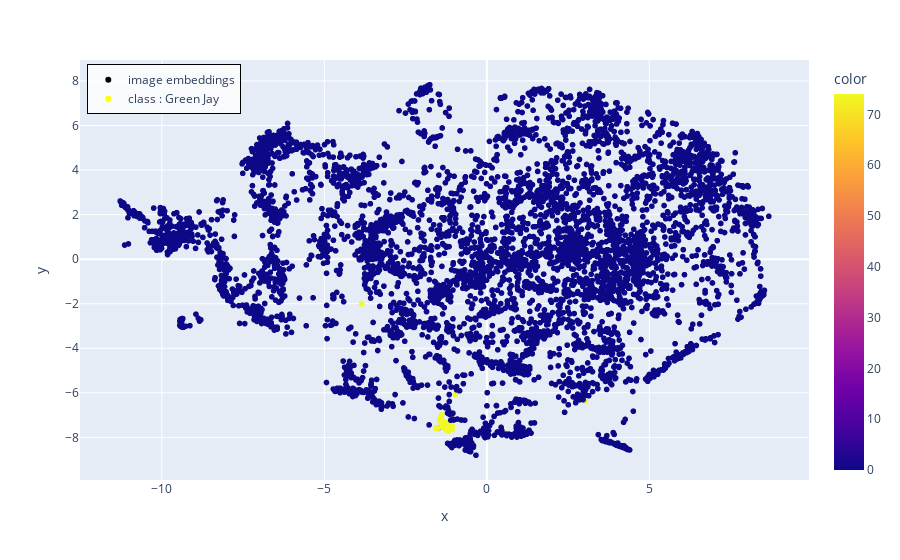
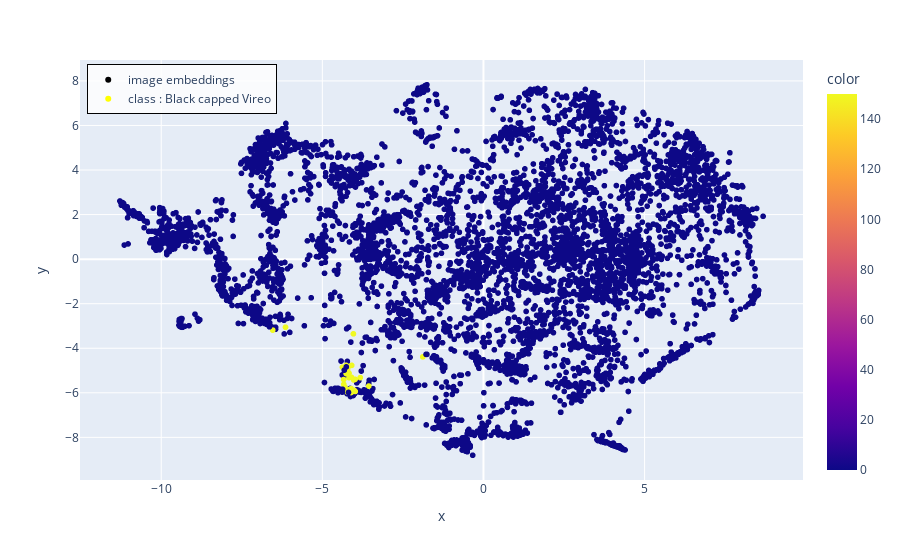
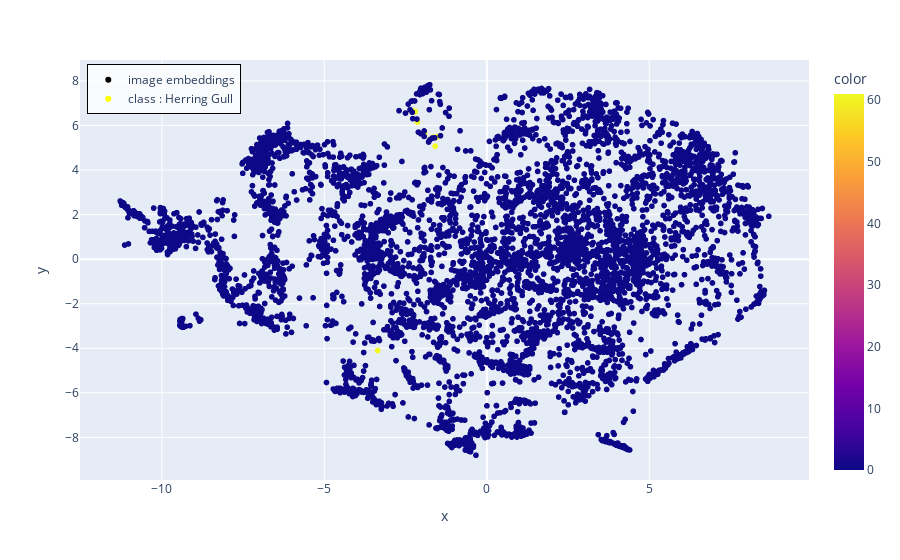
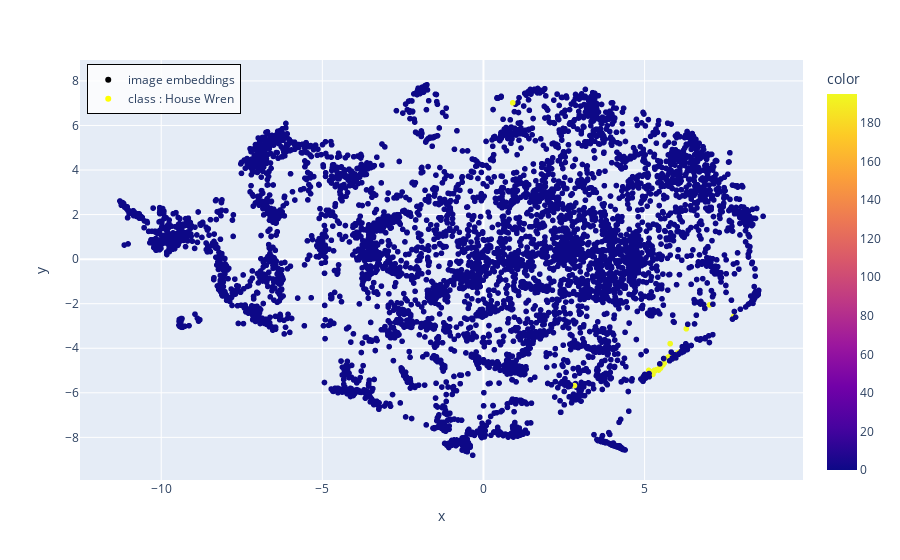

Write notebook code for charts like these, in order.
### Code cell
# Cluster visualisation

nb=180
bleu = 0

nbs = [random.randint(40,200) for _ in range(5)]

image_tsne = image_text_tsne[200:]

for nb in nbs:
    colors=shuffled_colors.copy()
    for i,color in enumerate(colors):
        if color!=nb:
            colors[i]=bleu

    path = f'/home/onyxia/work/DetailCLIP/cluster_vis/{nb}.png'
    print(path)
    
    title = f"class : {labels[nb]}"
    fig = px.scatter(x=image_tsne[:, 0], y=image_tsne[:, 1], color=colors)
    fig['data'][0]['showlegend']=True
    fig['data'][0]['name']="image embeddings"

    fig.add_trace(go.Scatter(
        x=[None],
        y=[None],
        mode='markers',
        marker=dict(color='yellow'),
        name=title
    ))

    fig.update_layout(
    legend=dict(
        x=0.01,
        y=0.99,
        bgcolor='rgba(255,255,255,0.8)',
        bordercolor='black',
        borderwidth=1
        )
    )
    fig.show()
    #fig.write_image(path, format='png', engine='kaleido')

### Figure 1 — Plotly figure (JSON) as saved in the notebook; plotly's stock layout.template omitted (floating-point values rounded to 4 significant figures; data arrays with more than 128 entries replaced by an {"elided": "..."} marker saying what was removed)
{"data": [{"hovertemplate": "x=%{x}<br>y=%{y}<br>color=%{marker.color}<extra></extra>", "legendgroup": "", "marker": {"color": {"elided": "5920 int values"}, "coloraxis": "coloraxis", "symbol": "circle"}, "mode": "markers", "name": "image embeddings", "showlegend": true, "type": "scattergl", "x": {"elided": "5920 float values"}, "xaxis": "x", "y": {"elided": "5920 float values"}, "yaxis": "y"}, {"marker": {"color": "yellow"}, "mode": "markers", "name": "class : Green Jay", "type": "scatter", "x": [null], "y": [null]}], "layout": {"coloraxis": {"colorbar": {"title": {"text": "color"}}, "colorscale": [[0, "#0d0887"], [0.1111, "#46039f"], [0.2222, "#7201a8"], [0.3333, "#9c179e"], [0.4444, "#bd3786"], [0.5556, "#d8576b"], [0.6667, "#ed7953"], [0.7778, "#fb9f3a"], [0.8889, "#fdca26"], [1, "#f0f921"]]}, "legend": {"bgcolor": "rgba(255,255,255,0.8)", "bordercolor": "black", "borderwidth": 1, "tracegroupgap": 0, "x": 0.01, "y": 0.99}, "margin": {"t": 60}, "xaxis": {"anchor": "y", "domain": [0, 1], "title": {"text": "x"}}, "yaxis": {"anchor": "x", "domain": [0, 1], "title": {"text": "y"}}}}

### Figure 2 — Plotly figure (JSON) as saved in the notebook; plotly's stock layout.template omitted (floating-point values rounded to 4 significant figures; data arrays with more than 128 entries replaced by an {"elided": "..."} marker saying what was removed)
{"data": [{"hovertemplate": "x=%{x}<br>y=%{y}<br>color=%{marker.color}<extra></extra>", "legendgroup": "", "marker": {"color": {"elided": "5920 int values"}, "coloraxis": "coloraxis", "symbol": "circle"}, "mode": "markers", "name": "image embeddings", "showlegend": true, "type": "scattergl", "x": {"elided": "5920 float values"}, "xaxis": "x", "y": {"elided": "5920 float values"}, "yaxis": "y"}, {"marker": {"color": "yellow"}, "mode": "markers", "name": "class : Black capped Vireo", "type": "scatter", "x": [null], "y": [null]}], "layout": {"coloraxis": {"colorbar": {"title": {"text": "color"}}, "colorscale": [[0, "#0d0887"], [0.1111, "#46039f"], [0.2222, "#7201a8"], [0.3333, "#9c179e"], [0.4444, "#bd3786"], [0.5556, "#d8576b"], [0.6667, "#ed7953"], [0.7778, "#fb9f3a"], [0.8889, "#fdca26"], [1, "#f0f921"]]}, "legend": {"bgcolor": "rgba(255,255,255,0.8)", "bordercolor": "black", "borderwidth": 1, "tracegroupgap": 0, "x": 0.01, "y": 0.99}, "margin": {"t": 60}, "xaxis": {"anchor": "y", "domain": [0, 1], "title": {"text": "x"}}, "yaxis": {"anchor": "x", "domain": [0, 1], "title": {"text": "y"}}}}

### Figure 3 — Plotly figure (JSON) as saved in the notebook; plotly's stock layout.template omitted (floating-point values rounded to 4 significant figures; data arrays with more than 128 entries replaced by an {"elided": "..."} marker saying what was removed)
{"data": [{"hovertemplate": "x=%{x}<br>y=%{y}<br>color=%{marker.color}<extra></extra>", "legendgroup": "", "marker": {"color": {"elided": "5920 int values"}, "coloraxis": "coloraxis", "symbol": "circle"}, "mode": "markers", "name": "image embeddings", "showlegend": true, "type": "scattergl", "x": {"elided": "5920 float values"}, "xaxis": "x", "y": {"elided": "5920 float values"}, "yaxis": "y"}, {"marker": {"color": "yellow"}, "mode": "markers", "name": "class : Herring Gull", "type": "scatter", "x": [null], "y": [null]}], "layout": {"coloraxis": {"colorbar": {"title": {"text": "color"}}, "colorscale": [[0, "#0d0887"], [0.1111, "#46039f"], [0.2222, "#7201a8"], [0.3333, "#9c179e"], [0.4444, "#bd3786"], [0.5556, "#d8576b"], [0.6667, "#ed7953"], [0.7778, "#fb9f3a"], [0.8889, "#fdca26"], [1, "#f0f921"]]}, "legend": {"bgcolor": "rgba(255,255,255,0.8)", "bordercolor": "black", "borderwidth": 1, "tracegroupgap": 0, "x": 0.01, "y": 0.99}, "margin": {"t": 60}, "xaxis": {"anchor": "y", "domain": [0, 1], "title": {"text": "x"}}, "yaxis": {"anchor": "x", "domain": [0, 1], "title": {"text": "y"}}}}

### Figure 4 — Plotly figure (JSON) as saved in the notebook; plotly's stock layout.template omitted (floating-point values rounded to 4 significant figures; data arrays with more than 128 entries replaced by an {"elided": "..."} marker saying what was removed)
{"data": [{"hovertemplate": "x=%{x}<br>y=%{y}<br>color=%{marker.color}<extra></extra>", "legendgroup": "", "marker": {"color": {"elided": "5920 int values"}, "coloraxis": "coloraxis", "symbol": "circle"}, "mode": "markers", "name": "image embeddings", "showlegend": true, "type": "scattergl", "x": {"elided": "5920 float values"}, "xaxis": "x", "y": {"elided": "5920 float values"}, "yaxis": "y"}, {"marker": {"color": "yellow"}, "mode": "markers", "name": "class : House Wren", "type": "scatter", "x": [null], "y": [null]}], "layout": {"coloraxis": {"colorbar": {"title": {"text": "color"}}, "colorscale": [[0, "#0d0887"], [0.1111, "#46039f"], [0.2222, "#7201a8"], [0.3333, "#9c179e"], [0.4444, "#bd3786"], [0.5556, "#d8576b"], [0.6667, "#ed7953"], [0.7778, "#fb9f3a"], [0.8889, "#fdca26"], [1, "#f0f921"]]}, "legend": {"bgcolor": "rgba(255,255,255,0.8)", "bordercolor": "black", "borderwidth": 1, "tracegroupgap": 0, "x": 0.01, "y": 0.99}, "margin": {"t": 60}, "xaxis": {"anchor": "y", "domain": [0, 1], "title": {"text": "x"}}, "yaxis": {"anchor": "x", "domain": [0, 1], "title": {"text": "y"}}}}
